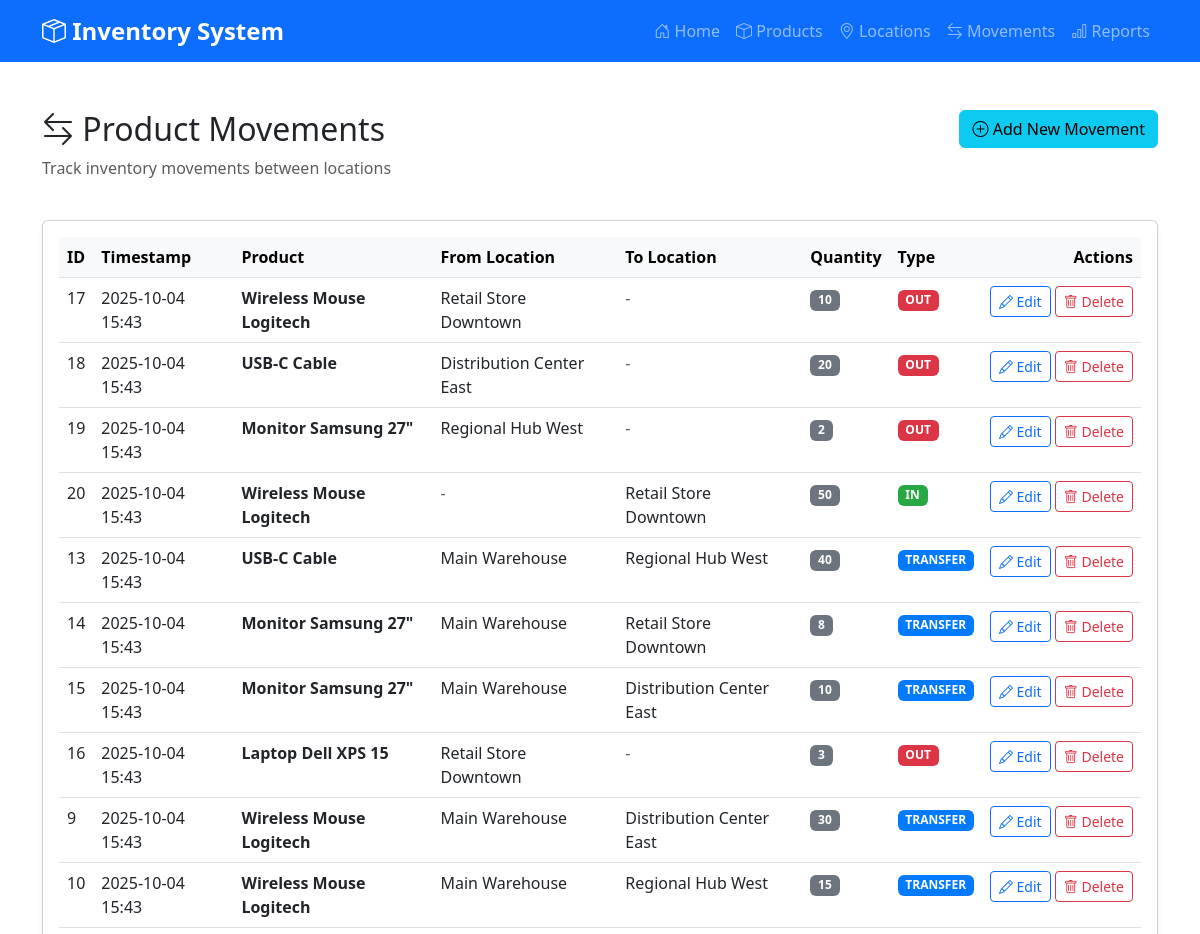
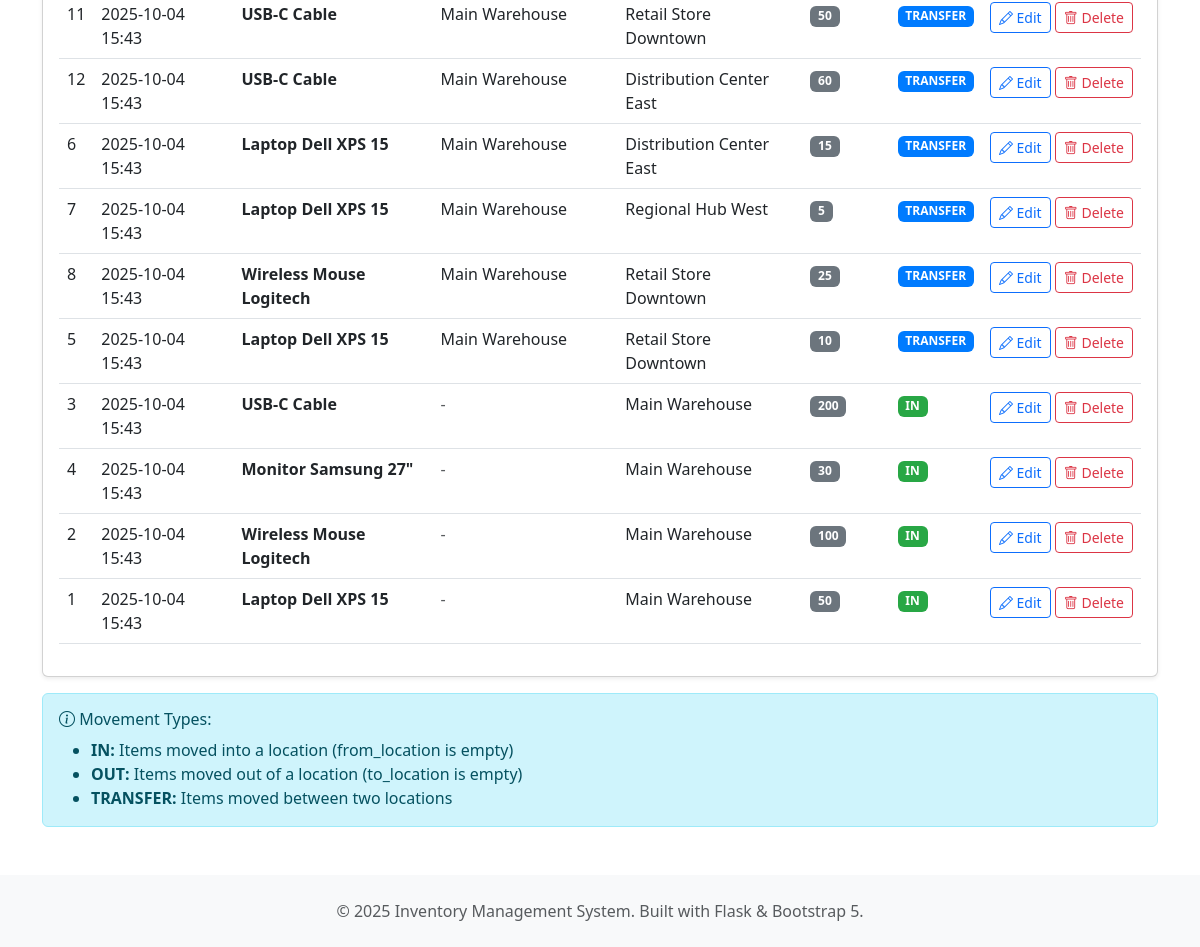
/movements, run on the app's committed database (2 pictures, top to bottom).
### models.py (models this page shows, shortened)
class ProductMovement(db.Model):
    __tablename__ = 'product_movement'
    movement_id = db.Column(db.Integer, primary_key=True, autoincrement=True)
    timestamp = db.Column(db.DateTime, nullable=False, default=datetime.utcnow)
    from_location = db.Column(db.Integer, db.ForeignKey('location.location_id'), nullable=True)
    to_location = db.Column(db.Integer, db.ForeignKey('location.location_id'), nullable=True)
    product_id = db.Column(db.Integer, db.ForeignKey('product.product_id'), nullable=False)
    qty = db.Column(db.Integer, nullable=False)
    def get_movement_type(self):
        if self.from_location is None and self.to_location is not None:
            return "IN"
        elif self.from_location is not None and self.to_location is None:
            return "OUT"
        else:
            return "TRANSFER"

class Product(db.Model):
    __tablename__ = 'product'
    product_id = db.Column(db.Integer, primary_key=True, autoincrement=True)
    name = db.Column(db.String(100), nullable=False)
    description = db.Column(db.Text)
    movements = db.relationship('ProductMovement', backref='product', lazy=True)

class Location(db.Model):
    __tablename__ = 'location'
    location_id = db.Column(db.Integer, primary_key=True, autoincrement=True)
    name = db.Column(db.String(100), nullable=False)
    address = db.Column(db.String(200))
    movements_from = db.relationship('ProductMovement',
                                    foreign_keys='ProductMovement.from_location',
                                    backref='from_loc',
                                    lazy=True)
    movements_to = db.relationship('ProductMovement',
                                  foreign_keys='ProductMovement.to_location',
                                  backref='to_loc',
                                  lazy=True)

### app.py (the view)
@app.route('/movements')
def movements():
    all_movements = ProductMovement.query.order_by(ProductMovement.timestamp.desc()).all()
    return render_template('movements.html', movements=all_movements)

### templates/movements.html (shortened to what this page needs)
{% extends "base.html" %}
{% block content %}
<div class="row mb-4">
    <div class="col-md-8">
        <h2><i class="bi bi-arrow-left-right"></i> Product Movements</h2>
        <p class="text-muted">Track inventory movements between locations</p>
    </div>
    <div class="col-md-4 text-end">
        <a href="{{ url_for('add_movement') }}" class="btn btn-info">
            <i class="bi bi-plus-circle"></i> Add New Movement
        </a>
    </div>
</div>
{% if movements %}
<div class="card">
    <div class="card-body">
        <div class="table-responsive">
            <table class="table table-hover">
                <thead class="table-light">
                    <tr>
                        <th>ID</th>
                        <th>Timestamp</th>
                        <th>Product</th>
                        <th>From Location</th>
                        <th>To Location</th>
                        <th>Quantity</th>
                        <th>Type</th>
                        <th class="text-end">Actions</th>
                    </tr>
                </thead>
                <tbody>
                    {% for movement in movements %}
                    <tr>
                        <td>{{ movement.movement_id }}</td>
                        <td>{{ movement.timestamp.strftime('%Y-%m-%d %H:%M') }}</td>
                        <td><strong>{{ movement.product.name }}</strong></td>
                        <td>
                            {% if movement.from_location %}
                                {{ movement.from_loc.name }}
                            {% else %}
                                <span class="text-muted">-</span>
                            {% endif %}
                        </td>
                        <td>
                            {% if movement.to_location %}
                                {{ movement.to_loc.name }}
                            {% else %}
                                <span class="text-muted">-</span>
                            {% endif %}
                        </td>
                        <td><span class="badge bg-secondary">{{ movement.qty }}</span></td>
                        <td>
                            {% if movement.get_movement_type() == 'IN' %}
                                <span class="badge badge-in">IN</span>
                            {% elif movement.get_movement_type() == 'OUT' %}
                                <span class="badge badge-out">OUT</span>
                            {% else %}
                                <span class="badge badge-transfer">TRANSFER</span>
                            {% endif %}
                        </td>
                        <td class="text-end table-actions">
                            <a href="{{ url_for('edit_movement', movement_id=movement.movement_id) }}"
                               class="btn btn-sm btn-outline-primary">
                                <i class="bi bi-pencil"></i> Edit
                            </a>
                            <form method="POST" action="{{ url_for('delete_movement', movement_id=movement.movement_id) }}"
                                  style="display: inline;"
                                  onsubmit="return confirm('Are you sure you want to delete this movement?');">
                                <button type="submit" class="btn btn-sm btn-outline-danger">
                                    <i class="bi bi-trash"></i> Delete
                                </button>
                            </form>
                        </td>
                    </tr>
                    {% endfor %}
                </tbody>
            </table>
        </div>
    </div>
</div>
<div class="alert alert-info mt-3">
    <h6><i class="bi bi-info-circle"></i> Movement Types:</h6>
    <ul class="mb-0">
        <li><strong>IN:</strong> Items moved into a location (from_location is empty)</li>
        <li><strong>OUT:</strong> Items moved out of a location (to_location is empty)</li>
        <li><strong>TRANSFER:</strong> Items moved between two locations</li>
    </ul>
</div>
{% else %}
<div class="alert alert-info">
    <i class="bi bi-info-circle"></i> No movements found. <a href="{{ url_for('add_movement') }}">Add your first movement</a>.
</div>
{% endif %}
{% endblock %}

### templates/base.html (shortened to what this page needs)
<!DOCTYPE html>
<html lang="en">
<head>
    <link href="https://cdn.jsdelivr.net/npm/bootstrap@5.3.0/dist/css/bootstrap.min.css" rel="stylesheet">
    <link rel="stylesheet" href="https://cdn.jsdelivr.net/npm/bootstrap-icons@1.11.0/font/bootstrap-icons.css">
</head>
<body>
    <nav class="navbar navbar-expand-lg navbar-dark bg-primary">
        <div class="container">
            <a class="navbar-brand" href="{{ url_for('index') }}">
                <i class="bi bi-box-seam"></i> Inventory System
            </a>
            <div class="collapse navbar-collapse" id="navbarNav">
                <ul class="navbar-nav ms-auto">
                    <li class="nav-item">
                        <a class="nav-link" href="{{ url_for('index') }}">
                            <i class="bi bi-house-door"></i> Home
                        </a>
                    </li>
                    <li class="nav-item">
                        <a class="nav-link" href="{{ url_for('products') }}">
                            <i class="bi bi-box"></i> Products
                        </a>
                    </li>
                    <li class="nav-item">
                        <a class="nav-link" href="{{ url_for('locations') }}">
                            <i class="bi bi-geo-alt"></i> Locations
                        </a>
                    </li>
                    <li class="nav-item">
                        <a class="nav-link" href="{{ url_for('movements') }}">
                            <i class="bi bi-arrow-left-right"></i> Movements
                        </a>
                    </li>
                    <li class="nav-item">
                        <a class="nav-link" href="{{ url_for('reports') }}">
                            <i class="bi bi-bar-chart"></i> Reports
                        </a>
                    </li>
                </ul>
            </div>
        </div>
    </nav>
    <main class="main-content">
        <div class="container">
            {% block content %}{% endblock %}
        </div>
    </main>
    <footer class="text-center text-muted">
        <div class="container">
            <p class="mb-0">&copy; 2025 Inventory Management System. Built with Flask & Bootstrap 5.</p>
        </div>
    </footer>
</body>
</html>

### templates/base.html (style rules this page uses)
body { min-height: 100vh; display: flex; flex-direction: column; }
.navbar-brand { font-weight: bold; font-size: 1.5rem; }
.main-content { flex: 1; padding: 2rem 0; }
footer { background-color: #f8f9fa; padding: 1.5rem 0; margin-top: auto; }
.card { box-shadow: 0 0.125rem 0.25rem rgba(0,0,0,0.075); transition: transform 0.2s; }
.table-actions { white-space: nowrap; }
.badge-in { background-color: #28a745; }
.badge-out { background-color: #dc3545; }
.badge-transfer { background-color: #007bff; }

### data on the page
ProductMovement: movement_id "17", timestamp "2025-10-04 15:43", product.name "Wireless Mouse Logitech", from_loc.name "Retail Store Downtown", qty "10", shows "OUT"
ProductMovement: movement_id "18", timestamp "2025-10-04 15:43", product.name "USB-C Cable", from_loc.name "Distribution Center East", qty "20", shows "OUT"
ProductMovement: movement_id "19", timestamp "2025-10-04 15:43", product.name "Monitor Samsung 27\"", from_loc.name "Regional Hub West", qty "2", shows "OUT"
ProductMovement: movement_id "20", timestamp "2025-10-04 15:43", product.name "Wireless Mouse Logitech", to_loc.name "Retail Store Downtown", qty "50", shows "IN"
ProductMovement: movement_id "13", timestamp "2025-10-04 15:43", product.name "USB-C Cable", from_loc.name "Main Warehouse", to_loc.name "Regional Hub West", qty "40", shows "TRANSFER"
ProductMovement: movement_id "14", timestamp "2025-10-04 15:43", product.name "Monitor Samsung 27\"", from_loc.name "Main Warehouse", to_loc.name "Retail Store Downtown", qty "8", shows "TRANSFER"
ProductMovement: movement_id "15", timestamp "2025-10-04 15:43", product.name "Monitor Samsung 27\"", from_loc.name "Main Warehouse", to_loc.name "Distribution Center East", qty "10", shows "TRANSFER"
ProductMovement: movement_id "16", timestamp "2025-10-04 15:43", product.name "Laptop Dell XPS 15", from_loc.name "Retail Store Downtown", qty "3", shows "OUT"
ProductMovement: movement_id "9", timestamp "2025-10-04 15:43", product.name "Wireless Mouse Logitech", from_loc.name "Main Warehouse", to_loc.name "Distribution Center East", qty "30", shows "TRANSFER"
ProductMovement: movement_id "10", timestamp "2025-10-04 15:43", product.name "Wireless Mouse Logitech", from_loc.name "Main Warehouse", to_loc.name "Regional Hub West", qty "15", shows "TRANSFER"
ProductMovement: movement_id "11", timestamp "2025-10-04 15:43", product.name "USB-C Cable", from_loc.name "Main Warehouse", to_loc.name "Retail Store Downtown", qty "50", shows "TRANSFER"
ProductMovement: movement_id "12", timestamp "2025-10-04 15:43", product.name "USB-C Cable", from_loc.name "Main Warehouse", to_loc.name "Distribution Center East", qty "60", shows "TRANSFER"
ProductMovement: movement_id "6", timestamp "2025-10-04 15:43", product.name "Laptop Dell XPS 15", from_loc.name "Main Warehouse", to_loc.name "Distribution Center East", qty "15", shows "TRANSFER"
ProductMovement: movement_id "7", timestamp "2025-10-04 15:43", product.name "Laptop Dell XPS 15", from_loc.name "Main Warehouse", to_loc.name "Regional Hub West", qty "5", shows "TRANSFER"
ProductMovement: movement_id "8", timestamp "2025-10-04 15:43", product.name "Wireless Mouse Logitech", from_loc.name "Main Warehouse", to_loc.name "Retail Store Downtown", qty "25", shows "TRANSFER"
ProductMovement: movement_id "5", timestamp "2025-10-04 15:43", product.name "Laptop Dell XPS 15", from_loc.name "Main Warehouse", to_loc.name "Retail Store Downtown", qty "10", shows "TRANSFER"
ProductMovement: movement_id "3", timestamp "2025-10-04 15:43", product.name "USB-C Cable", to_loc.name "Main Warehouse", qty "200", shows "IN"
ProductMovement: movement_id "4", timestamp "2025-10-04 15:43", product.name "Monitor Samsung 27\"", to_loc.name "Main Warehouse", qty "30", shows "IN"
ProductMovement: movement_id "2", timestamp "2025-10-04 15:43", product.name "Wireless Mouse Logitech", to_loc.name "Main Warehouse", qty "100", shows "IN"
ProductMovement: movement_id "1", timestamp "2025-10-04 15:43", product.name "Laptop Dell XPS 15", to_loc.name "Main Warehouse", qty "50", shows "IN"
